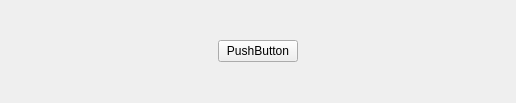
<?xml version="1.0" encoding="UTF-8"?>
<ui version="4.0">
 <class>ButtonGroup</class>
 <widget class="QWidget" name="ButtonGroup">
  <property name="geometry">
   <rect>
    <x>0</x>
    <y>0</y>
    <width>516</width>
    <height>103</height>
   </rect>
  </property>
  <property name="windowTitle">
   <string>Form</string>
  </property>
  <layout class="QHBoxLayout" name="horizontalLayout">
   <item>
    <widget class="QStackedWidget" name="stackedWidget">
     <property name="currentIndex">
      <number>0</number>
     </property>
     <widget class="QWidget" name="startPage">
      <layout class="QHBoxLayout" name="horizontalLayout_2">
       <item>
        <spacer name="horizontalSpacer">
         <property name="orientation">
          <enum>Qt::Horizontal</enum>
         </property>
         <property name="sizeHint" stdset="0">
          <size>
           <width>199</width>
           <height>20</height>
          </size>
         </property>
        </spacer>
       </item>
       <item>
        <widget class="MyButton" name="start">
         <property name="text">
          <string>PushButton</string>
         </property>
        </widget>
       </item>
       <item>
        <spacer name="horizontalSpacer_2">
         <property name="orientation">
          <enum>Qt::Horizontal</enum>
         </property>
         <property name="sizeHint" stdset="0">
          <size>
           <width>199</width>
           <height>20</height>
          </size>
         </property>
        </spacer>
       </item>
      </layout>
     </widget>
     <widget class="QWidget" name="playCardPage">
      <layout class="QHBoxLayout" name="horizontalLayout_3">
       <item>
        <spacer name="horizontalSpacer_3">
         <property name="orientation">
          <enum>Qt::Horizontal</enum>
         </property>
         <property name="sizeHint" stdset="0">
          <size>
           <width>199</width>
           <height>20</height>
          </size>
         </property>
        </spacer>
       </item>
       <item>
        <widget class="MyButton" name="playCard">
         <property name="text">
          <string>PushButton</string>
         </property>
        </widget>
       </item>
       <item>
        <spacer name="horizontalSpacer_4">
         <property name="orientation">
          <enum>Qt::Horizontal</enum>
         </property>
         <property name="sizeHint" stdset="0">
          <size>
           <width>199</width>
           <height>20</height>
          </size>
         </property>
        </spacer>
       </item>
      </layout>
     </widget>
     <widget class="QWidget" name="PlayorPassPage">
      <layout class="QHBoxLayout" name="horizontalLayout_4">
       <item>
        <spacer name="horizontalSpacer_5">
         <property name="orientation">
          <enum>Qt::Horizontal</enum>
         </property>
         <property name="sizeHint" stdset="0">
          <size>
           <width>146</width>
           <height>20</height>
          </size>
         </property>
        </spacer>
       </item>
       <item>
        <widget class="MyButton" name="pass">
         <property name="text">
          <string>PushButton</string>
         </property>
        </widget>
       </item>
       <item>
        <spacer name="horizontalSpacer_6">
         <property name="orientation">
          <enum>Qt::Horizontal</enum>
         </property>
         <property name="sizeType">
          <enum>QSizePolicy::Fixed</enum>
         </property>
         <property name="sizeHint" stdset="0">
          <size>
           <width>15</width>
           <height>20</height>
          </size>
         </property>
        </spacer>
       </item>
       <item>
        <widget class="MyButton" name="playCard1">
         <property name="text">
          <string>PushButton</string>
         </property>
        </widget>
       </item>
       <item>
        <spacer name="horizontalSpacer_7">
         <property name="orientation">
          <enum>Qt::Horizontal</enum>
         </property>
         <property name="sizeHint" stdset="0">
          <size>
           <width>146</width>
           <height>20</height>
          </size>
         </property>
        </spacer>
       </item>
      </layout>
     </widget>
     <widget class="QWidget" name="callLordPage">
      <layout class="QHBoxLayout" name="horizontalLayout_8">
       <item>
        <spacer name="horizontalSpacer_15">
         <property name="orientation">
          <enum>Qt::Horizontal</enum>
         </property>
         <property name="sizeHint" stdset="0">
          <size>
           <width>49</width>
           <height>20</height>
          </size>
         </property>
        </spacer>
       </item>
       <item>
        <widget class="MyButton" name="giveup">
         <property name="text">
          <string>PushButton</string>
         </property>
        </widget>
       </item>
       <item>
        <spacer name="horizontalSpacer_17">
         <property name="orientation">
          <enum>Qt::Horizontal</enum>
         </property>
         <property name="sizeType">
          <enum>QSizePolicy::Fixed</enum>
         </property>
         <property name="sizeHint" stdset="0">
          <size>
           <width>10</width>
           <height>20</height>
          </size>
         </property>
        </spacer>
       </item>
       <item>
        <widget class="MyButton" name="twoScore">
         <property name="text">
          <string>PushButton</string>
         </property>
        </widget>
       </item>
       <item>
        <spacer name="horizontalSpacer_18">
         <property name="orientation">
          <enum>Qt::Horizontal</enum>
         </property>
         <property name="sizeType">
          <enum>QSizePolicy::Fixed</enum>
         </property>
         <property name="sizeHint" stdset="0">
          <size>
           <width>10</width>
           <height>20</height>
          </size>
         </property>
        </spacer>
       </item>
       <item>
        <widget class="MyButton" name="oneScore">
         <property name="text">
          <string>PushButton</string>
         </property>
        </widget>
       </item>
       <item>
        <spacer name="horizontalSpacer_19">
         <property name="orientation">
          <enum>Qt::Horizontal</enum>
         </property>
         <property name="sizeType">
          <enum>QSizePolicy::Fixed</enum>
         </property>
         <property name="sizeHint" stdset="0">
          <size>
           <width>10</width>
           <height>20</height>
          </size>
         </property>
        </spacer>
       </item>
       <item>
        <widget class="MyButton" name="threeScore">
         <property name="text">
          <string>PushButton</string>
         </property>
        </widget>
       </item>
       <item>
        <spacer name="horizontalSpacer_16">
         <property name="orientation">
          <enum>Qt::Horizontal</enum>
         </property>
         <property name="sizeHint" stdset="0">
          <size>
           <width>49</width>
           <height>20</height>
          </size>
         </property>
        </spacer>
       </item>
      </layout>
     </widget>
     <widget class="QWidget" name="nullButton"/>
    </widget>
   </item>
  </layout>
 </widget>
 <customwidgets>
  <customwidget>
   <class>MyButton</class>
   <extends>QPushButton</extends>
   <header>mybutton.h</header>
  </customwidget>
 </customwidgets>
 <resources/>
 <connections/>
</ui>
